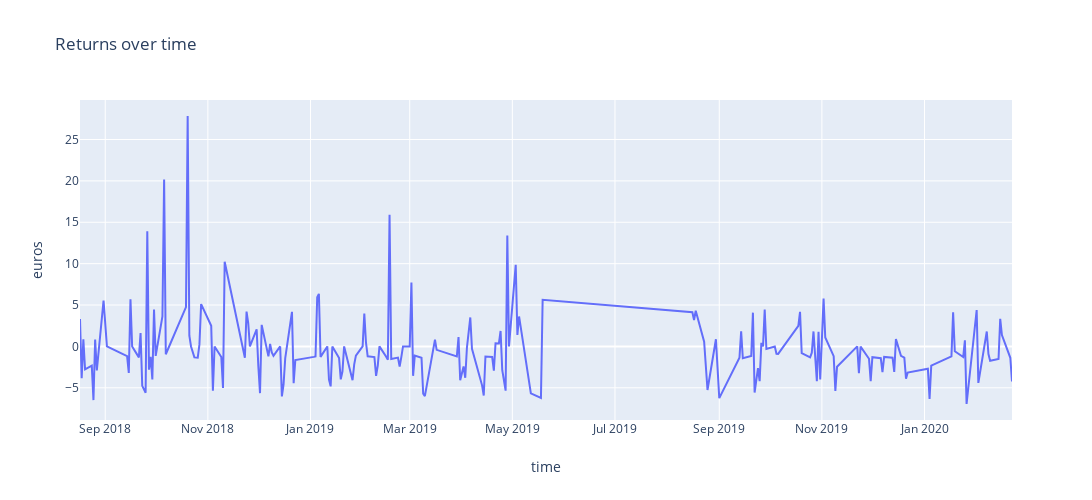

Notebook code cell kept with this figure:
### Code cell
traces = []
scatter = go.Scatter(
    x=list(returns_over_time.keys()),
    y=list(returns_over_time.values),
    mode='lines',
)
traces.append(scatter)

layout = {
    'title':'Returns over time',
    'xaxis': {
        'title': 'time',
    },
    'yaxis': {
        'title': 'euros',
    },
    'width': 1300,
    'height': 500,
}
fig = go.Figure(data=traces, layout=layout)
iplot(fig)

### Figure 1 — Plotly figure (JSON) as saved in the notebook; plotly's stock layout.template omitted (floating-point values rounded to 4 significant figures; data arrays with more than 128 entries replaced by an {"elided": "..."} marker saying what was removed)
{"data": [{"mode": "lines", "type": "scatter", "x": {"elided": "202 str values"}, "y": {"elided": "202 float values"}}], "layout": {"height": 500, "title": {"text": "Returns over time"}, "width": 1300, "xaxis": {"autorange": true, "range": ["2018-08-17", "2020-02-22"], "title": {"text": "time"}, "type": "date"}, "yaxis": {"autorange": true, "range": [-8.891, 29.77], "title": {"text": "euros"}, "type": "linear"}}}
